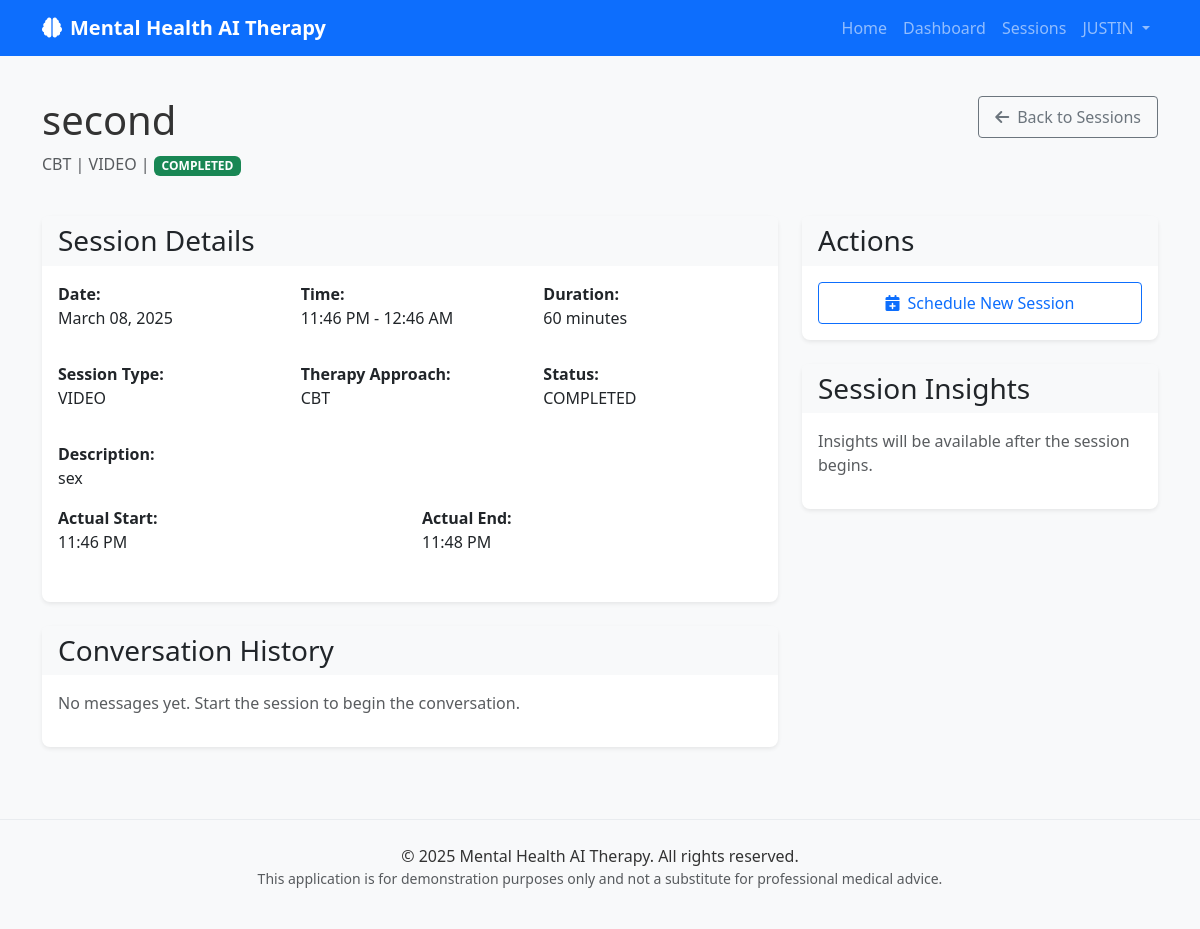
/sessions/2 (signed in), run on the app's committed database.
### web_app.py (models this page shows)
class User(Base):
    __tablename__ = "users"
    id = Column(Integer, primary_key=True, index=True)
    email = Column(String, unique=True, index=True, nullable=False)
    hashed_password = Column(String, nullable=False)
    full_name = Column(String)
    phone_number = Column(String)
    is_active = Column(Boolean, default=True)
    is_superuser = Column(Boolean, default=False)
    bio = Column(Text)
    preferences = Column(JSON, default={})
    data_permissions = Column(JSON, default={})
    emergency_contact_name = Column(String)
    emergency_contact_phone = Column(String)
    emergency_contact_relation = Column(String)
    created_at = Column(DateTime, default=datetime.now)
    updated_at = Column(DateTime, default=datetime.now, onupdate=datetime.now)
    therapy_sessions = relationship("TherapySession", back_populates="user")

class TherapySession(Base):
    __tablename__ = "therapy_sessions"
    id = Column(Integer, primary_key=True, index=True)
    user_id = Column(Integer, ForeignKey("users.id"), nullable=False)
    session_type = Column(String, nullable=False)  # VOICE, VIDEO, TEXT, CHECK_IN
    therapy_approach = Column(String, nullable=False)  # CBT, DBT, MINDFULNESS, etc.
    scheduled_start = Column(DateTime, nullable=False)
    scheduled_end = Column(DateTime, nullable=False)
    actual_start = Column(DateTime)
    actual_end = Column(DateTime)
    status = Column(String, default="SCHEDULED")  # SCHEDULED, IN_PROGRESS, COMPLETED, CANCELLED, MISSED
    title = Column(String)
    description = Column(Text)
    goals = Column(JSON, default=[])
    notes = Column(Text)
    recording_url = Column(String)
    is_recorded = Column(Boolean, default=False)
    created_at = Column(DateTime, default=datetime.now)
    updated_at = Column(DateTime, default=datetime.now, onupdate=datetime.now)
    user = relationship("User", back_populates="therapy_sessions")
    messages = relationship("TherapyMessage", back_populates="session", cascade="all, delete-orphan")

### web_app.py (the view)
@app.route('/sessions/<int:session_id>')
@login_required
def view_session(session_id):
    db_session = get_db()
    try:
        user = get_current_user()
        session = db_session.query(TherapySession).filter_by(id=session_id, user_id=user.id).first()
        if session is None:
            abort(404)  # Return 404 if session not found
        messages = db_session.query(TherapyMessage).filter_by(session_id=session_id).order_by(TherapyMessage.timestamp).all()
        now = datetime.now()
        return render_template('view_session.html', user=user, session=session, messages=messages, now=now)
    finally:
        db_session.close()

### web_app.py (called while the page is built)
def get_db():
    if 'db' not in g:
        g.db = SessionLocal()
    return g.db

def login_required(f):
    @wraps(f)
    def decorated_function(*args, **kwargs):
        if 'user_id' not in session:
            flash('Please log in to access this page', 'warning')
            return redirect(url_for('login', next=request.url))
        return f(*args, **kwargs)
    return decorated_function

def get_current_user():
    if 'user_id' in session:
        db = get_db()
        return db.query(User).filter(User.id == session['user_id']).first()
    return None

### templates/view_session.html (shortened to what this page needs)
{% extends "base.html" %}
{% block content %}
<div class="row mb-4">
    <div class="col-md-8">
        <h1 class="mb-2">{{ session.title }}</h1>
        <p class="text-muted">
            {{ session.therapy_approach }} | {{ session.session_type }} |
            <span class="badge {% if session.status == 'IN_PROGRESS' %}bg-info{% elif session.status == 'COMPLETED' %}bg-success{% elif session.status == 'CANCELLED' %}bg-danger{% else %}bg-primary{% endif %}">
                {{ session.status }}
            </span>
        </p>
    </div>
    <div class="col-md-4 text-md-end">
        <div class="btn-group">
            <a href="{{ url_for('sessions') }}" class="btn btn-outline-secondary">
                <i class="fas fa-arrow-left me-2"></i>Back to Sessions
            </a>
        </div>
    </div>
</div>
<div class="row">
    <div class="col-md-8">
        <div class="card shadow-sm mb-4">
            <div class="card-header bg-light">
                <h3 class="card-title mb-0">Session Details</h3>
            </div>
            <div class="card-body">
                <div class="row mb-3">
                    <div class="col-md-4">
                        <p class="mb-0"><strong>Date:</strong></p>
                        <p>{{ session.scheduled_start.strftime('%B %d, %Y') }}</p>
                    </div>
                    <div class="col-md-4">
                        <p class="mb-0"><strong>Time:</strong></p>
                        <p>{{ session.scheduled_start.strftime('%I:%M %p') }} - {{ session.scheduled_end.strftime('%I:%M %p') }}</p>
                    </div>
                    <div class="col-md-4">
                        <p class="mb-0"><strong>Duration:</strong></p>
                        <p>{{ ((session.scheduled_end - session.scheduled_start).total_seconds() / 60)|int }} minutes</p>
                    </div>
                </div>
                <div class="row mb-3">
                    <div class="col-md-4">
                        <p class="mb-0"><strong>Session Type:</strong></p>
                        <p>{{ session.session_type }}</p>
                    </div>
                    <div class="col-md-4">
                        <p class="mb-0"><strong>Therapy Approach:</strong></p>
                        <p>{{ session.therapy_approach }}</p>
                    </div>
                    <div class="col-md-4">
                        <p class="mb-0"><strong>Status:</strong></p>
                        <p>{{ session.status }}</p>
                    </div>
                </div>
                {% if session.description %}
                    <div class="mb-3">
                        <p class="mb-0"><strong>Description:</strong></p>
                        <p>{{ session.description }}</p>
                    </div>
                {% endif %}
                {% if session.actual_start %}
                    <div class="row mb-3">
                        <div class="col-md-6">
                            <p class="mb-0"><strong>Actual Start:</strong></p>
                            <p>{{ session.actual_start.strftime('%I:%M %p') }}</p>
                        </div>
                        {% if session.actual_end %}
                            <div class="col-md-6">
                                <p class="mb-0"><strong>Actual End:</strong></p>
                                <p>{{ session.actual_end.strftime('%I:%M %p') }}</p>
                            </div>
                        {% endif %}
                    </div>
                {% endif %}
            </div>
        </div>
        <div class="card shadow-sm">
            <div class="card-header bg-light">
                <h3 class="card-title mb-0">Conversation History</h3>
            </div>
            <div class="card-body">
                {% if messages %}
                    <div class="list-group">
                        {% for message in messages %}
                            <div class="list-group-item {% if message.is_from_ai %}list-group-item-light{% endif %}">
                                <div class="d-flex w-100 justify-content-between">
                                    <h6 class="mb-1">{{ 'AI Assistant' if message.is_from_ai else 'You' }}</h6>
                                    <small>{{ message.timestamp.strftime('%I:%M %p') }}</small>
                                </div>
                                <p class="mb-1">{{ message.content }}</p>
                            </div>
                        {% endfor %}
                    </div>
                {% else %}
                    <p class="text-muted">No messages yet. Start the session to begin the conversation.</p>
                {% endif %}
            </div>
        </div>
    </div>
    <div class="col-md-4">
        <div class="card shadow-sm mb-4">
            <div class="card-header bg-light">
                <h3 class="card-title mb-0">Actions</h3>
            </div>
            <div class="card-body">
                <div class="d-grid gap-2">
                    <a href="{{ url_for('new_session') }}" class="btn btn-outline-primary">
                        <i class="fas fa-calendar-plus me-2"></i>Schedule New Session
                    </a>
                </div>
            </div>
        </div>
        <div class="card shadow-sm">
            <div class="card-header bg-light">
                <h3 class="card-title mb-0">Session Insights</h3>
            </div>
            <div class="card-body">
                {% if messages %}
                    <p><strong>Topics Discussed:</strong></p>
                    <ul>
                        <li>Anxiety management</li>
                        <li>Stress reduction techniques</li>
                        <li>Sleep improvement</li>
                    </ul>
                    <p><strong>Mood Trend:</strong></p>
                    <div class="progress mb-3">
                        <div class="progress-bar bg-success" role="progressbar" style="width: 65%">Positive</div>
                    </div>
                    <p><strong>Recommended Focus:</strong></p>
                    <p>Continue practicing mindfulness techniques discussed in the session.</p>
                {% else %}
                    <p class="text-muted">Insights will be available after the session begins.</p>
                {% endif %}
            </div>
        </div>
    </div>
</div>
{% endblock %}

### templates/base.html (shortened to what this page needs)
<!DOCTYPE html>
<html lang="en">
<head>
    <link href="https://cdn.jsdelivr.net/npm/bootstrap@5.3.0-alpha1/dist/css/bootstrap.min.css" rel="stylesheet">
    <link rel="stylesheet" href="https://cdnjs.cloudflare.com/ajax/libs/font-awesome/6.0.0/css/all.min.css">
    <link rel="stylesheet" href="{{ url_for('static', filename='css/style.css') }}">
</head>
<body>
    <nav class="navbar navbar-expand-lg navbar-dark bg-primary">
        <div class="container">
            <a class="navbar-brand" href="{{ url_for('index') }}">
                <i class="fas fa-brain me-2"></i>Mental Health AI Therapy
            </a>
            <div class="collapse navbar-collapse" id="navbarNav">
                <ul class="navbar-nav ms-auto">
                    <li class="nav-item">
                        <a class="nav-link" href="{{ url_for('index') }}">Home</a>
                    </li>
                    {% if user %}
                        <li class="nav-item">
                            <a class="nav-link" href="{{ url_for('dashboard') }}">Dashboard</a>
                        </li>
                        <li class="nav-item">
                            <a class="nav-link" href="{{ url_for('sessions') }}">Sessions</a>
                        </li>
                        <li class="nav-item dropdown">
                            <a class="nav-link dropdown-toggle" href="#" id="navbarDropdown" role="button" data-bs-toggle="dropdown">
                                {{ user.full_name or user.email }}
                            </a>
                        </li>
                    {% endif %}
                </ul>
            </div>
        </div>
    </nav>
    <main class="container py-4">
        {% block content %}{% endblock %}
    </main>
    <footer class="bg-light py-4 mt-5">
        <div class="container text-center">
            <p class="mb-0">&copy; 2025 Mental Health AI Therapy. All rights reserved.</p>
            <p class="small text-muted">This application is for demonstration purposes only and not a substitute for professional medical advice.</p>
        </div>
    </footer>
</body>
</html>

### static/css/style.css (style rules this page uses)
body { font-family: 'Segoe UI', Tahoma, Geneva, Verdana, sans-serif; color: #333; background-color: #f8f9fa; }
.navbar-brand { font-weight: 600; }
.card { border-radius: 0.5rem; border: none; box-shadow: 0 0.125rem 0.25rem rgba(0, 0, 0, 0.075); transition: all 0.3s ease; }
.card-header { border-bottom: none; font-weight: 600; }
.btn { border-radius: 0.25rem; padding: 0.5rem 1rem; font-weight: 500; }
footer { margin-top: 3rem; padding: 2rem 0; background-color: #f8f9fa; border-top: 1px solid #e9ecef; }

### data on the page
User: full_name "JUSTIN"
TherapySession: title "second", therapy_approach "CBT", session_type "VIDEO", status "COMPLETED", scheduled_start "March 08, 2025", scheduled_start "11:46 PM", scheduled_end "12:46 AM", scheduled_end+scheduled_start "60", description "sex", actual_start "11:46 PM", actual_end "11:48 PM"
